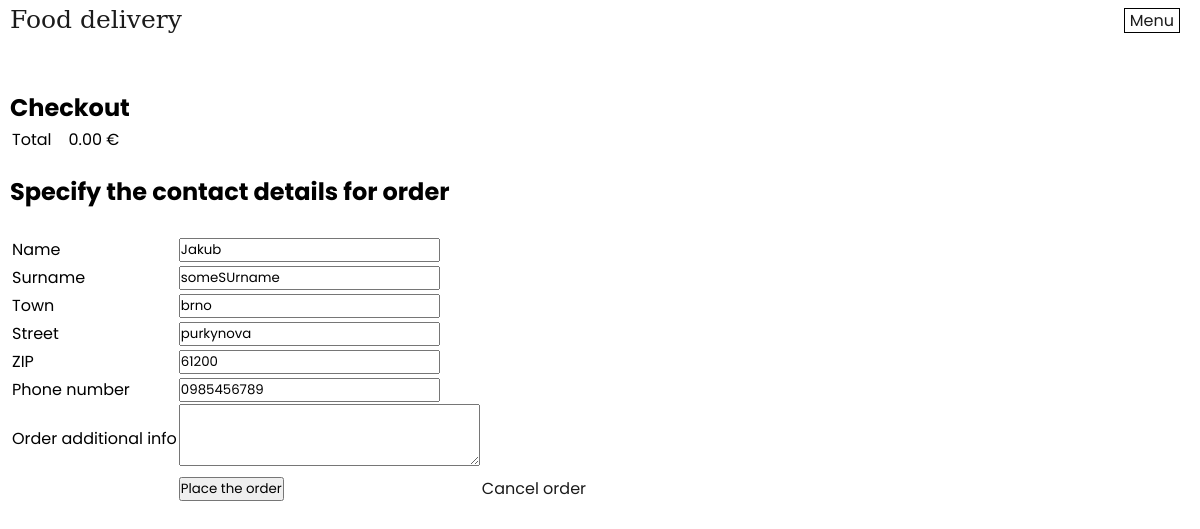
/checkoutPage.php (signed in), run on an earlier commit of the app's database.
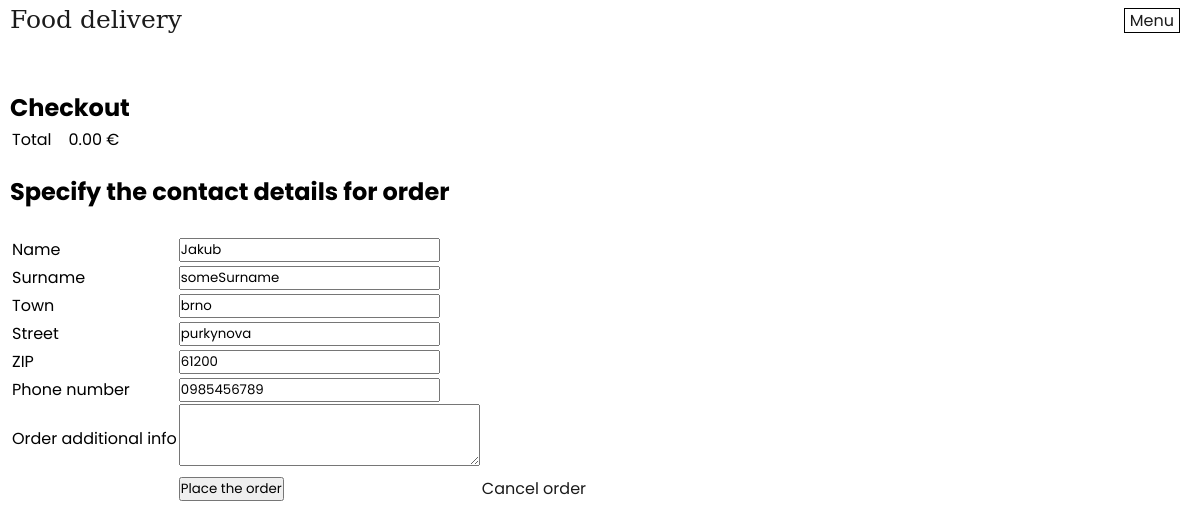
And on a later commit of the database.
### tables this page shows
CREATE TABLE person (
  personId INT AUTO_INCREMENT NOT NULL PRIMARY KEY,
  Name TINYTEXT,
  Surname TINYTEXT,
  Town TINYTEXT,
  Street TINYTEXT,
  ZIP INT,
  phoneNumber TINYTEXT,
  mail TINYTEXT,
  hashedPassword LONGTEXT,
  state ENUM("unregistered", "diner", "driver", "operator", "admin")
);

### checkoutPage.php (the view, shortened to what this page needs)
<?php
include "header.php";
if(isset($_SESSION["userId"])){
    $stmt = $pdo->prepare("SELECT Name, Surname, Town, Street, ZIP, phoneNumber FROM person WHERE personId = ?");
    $stmt->execute(array(intval($_SESSION["userId"])));
    $userData = $stmt->fetch(PDO::FETCH_ASSOC);
}
?>
<link rel="stylesheet" type="text/css" href="styles/checkoutPageStyle.css">
<div class="main-page-container">
    <h2>Checkout</h2>
    <table class="shopping-cart-table">
        <?php
        $totalPrice = 0;
        echo "<tr><td>Total</td><td>".number_format($totalPrice, 2, '.', '')." €</td></tr>";
        ?>
    </table>
    <h2>Specify the contact details for order</h2>
    <br>
    <form action="processPlaceOrder.php" method="post">
        <table>
            <tr>
                <td><label type="text" >Name</input></td>
                <td><input type="text" value=
                <?php echo "\"";
                    if(isset($userData["Name"])) {
                        echo $userData["Name"];
                    }
                    echo "\""; ?>
                name="userName"  placeholder="Name" required></td>
            </tr>
            <tr>
                <td><label type="text">Surname</input></td>
                <td><input type="text" value=
                <?php echo "\"";
                    if(isset($userData["Surname"])) {
                        echo $userData["Surname"];
                    }
                    echo "\""; ?>
                name="userSurname"  placeholder="Surname" required></td>
            </tr>
            <tr>
                <td><label type="text">Town</input></td>
                <td><input type="text" value=
                <?php echo "\"";
                    if(isset($userData["Town"])) {
                        echo $userData["Town"];
                    }
                    echo "\""; ?>
                name="userTown"  placeholder="Town" required></td>
            </tr>
            <tr>
                <td><label type="text">Street</input></td>
                <td><input type="text" value=
                <?php echo "\"";
                    if(isset($userData["Street"])) {
                        echo $userData["Street"];
                    }
                    echo "\""; ?>
                name="userStreet"  placeholder="Street" required></td>
            </tr>
            <tr>
                <td><label type="text">ZIP</input></td>
                <td><input type="text" pattern="\d{5}" value=
                <?php echo "\"";
                    if(isset($userData["ZIP"])) {
                        echo $userData["ZIP"];
                    }
                    echo "\""; ?>
                name="userZIP"  placeholder="ZIP (Eg.: 61200)" required></td>
            </tr>
            <tr>
                <td><label type="text">Phone number</input></td>
                <td><input type="tel" value=
                <?php echo "\"";
                    if(isset($userData["phoneNumber"])) {
                        echo $userData["phoneNumber"];
                    }
                    echo "\""; ?>
                name="userPhoneNumber"  placeholder="PhoneNumber" required></td>
            </tr>
            <tr>
                <td><label type="text">Order additional info</input></td>
                <td><textarea name="additionalInfo" cols="25" rows="3"></textarea></td>
            </tr>
            <tr>
                <td><?php if(isset($_GET["checkoutError"])){echo "Error!";} ?></td>
                <td><button type="submit">Place the order</button></td>
                <td><a href=<?php echo "\"restaurantDetailPage.php?restaurantId=".$_GET["restaurantId"]."\""; ?>>Cancel order</a></td>
            </tr>
        </table>
    </form>
</div>

What changed in the data, as far as the page shows it:
changed person "Jakub": userSurname "someSUrname" → "someSurname"
